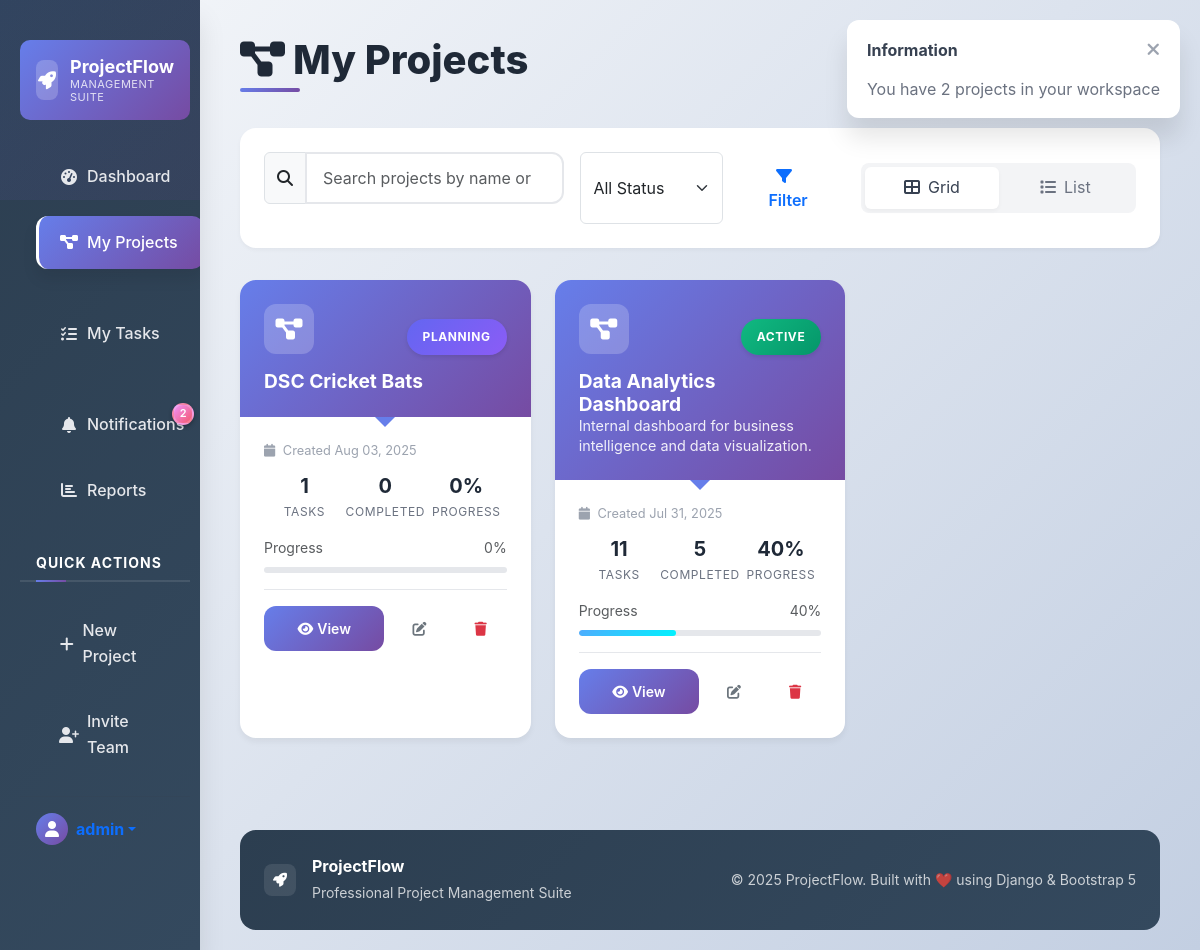
The app's page /dashboard/projects/ (signed in) with its own data.
### accounts/models.py (models this page shows, shortened)
class User(AbstractUser):
    email = models.EmailField(unique=True)
    avatar = models.ImageField(upload_to='avatars/', null=True, blank=True)
    bio = models.TextField(max_length=500, blank=True)
    phone = models.CharField(max_length=20, blank=True)
    job_title = models.CharField(max_length=100, blank=True)
    company = models.CharField(max_length=100, blank=True)
    timezone = models.CharField(max_length=50, default='UTC')
    is_email_verified = models.BooleanField(default=False)
    created_at = models.DateTimeField(auto_now_add=True)
    updated_at = models.DateTimeField(auto_now=True)
    USERNAME_FIELD = 'username'
    REQUIRED_FIELDS = ['email']
    class Meta:
        db_table = 'auth_user'
    def get_full_name(self):
        return f"{self.first_name} {self.last_name}".strip() or self.username

### projects/models.py (models this page shows, shortened)
class Project(models.Model):
    PRIORITY_CHOICES = [
        ('low', 'Low'),
        ('medium', 'Medium'),
        ('high', 'High'),
        ('critical', 'Critical'),
    ]
    STATUS_CHOICES = [
        ('planning', 'Planning'),
        ('active', 'Active'),
        ('on_hold', 'On Hold'),
        ('completed', 'Completed'),
        ('cancelled', 'Cancelled'),
    ]
    id = models.UUIDField(primary_key=True, default=uuid.uuid4, editable=False)
    name = models.CharField(max_length=200, validators=[MinLengthValidator(3)])
    description = models.TextField(blank=True)
    owner = models.ForeignKey(
        settings.AUTH_USER_MODEL,
        on_delete=models.CASCADE,
        related_name='owned_projects'
    )
    members = models.ManyToManyField(
        settings.AUTH_USER_MODEL,
        through='ProjectMembership',
        related_name='projects'
    )
    status = models.CharField(max_length=20, choices=STATUS_CHOICES, default='planning')
    priority = models.CharField(max_length=20, choices=PRIORITY_CHOICES, default='medium')
    start_date = models.DateField(null=True, blank=True)
    end_date = models.DateField(null=True, blank=True)
    budget = models.DecimalField(max_digits=12, decimal_places=2, null=True, blank=True)
    progress = models.IntegerField(
        default=0,
        validators=[MinValueValidator(0), MaxValueValidator(100)],
        help_text="Manual progress percentage (0-100)"
    )
    color = models.CharField(max_length=7, default='#007bff', help_text="Hex color code")
    is_archived = models.BooleanField(default=False)
    created_at = models.DateTimeField(auto_now_add=True)
    updated_at = models.DateTimeField(auto_now=True)
    class Meta:
        ordering = ['-created_at']
        indexes = [
            models.Index(fields=['status', 'priority']),
            models.Index(fields=['owner', 'created_at']),
        ]
    @property
    def completion_percentage(self):
        total_tasks = self.tasks.count()
        if total_tasks == 0:
            return 0
        completed_tasks = self.tasks.filter(status='completed').count()
        return int((completed_tasks / total_tasks) * 100)
    @property
    def total_members(self):
        return self.members.count()

### projects/views.py (the view)
# urls.py: path('projects/', views.project_list, name='project_list'),
@login_required
def project_list(request):
    projects = Project.objects.filter(
        Q(owner=request.user) | Q(members=request.user)
    ).distinct()
    search = request.GET.get('search')
    if search:
        projects = projects.filter(Q(name__icontains=search) | Q(description__icontains=search))
    status = request.GET.get('status')
    if status:
        projects = projects.filter(status=status)
    projects = projects.order_by('-updated_at')
    if Task:
        for project in projects:
            tasks = Task.objects.filter(project=project)
            stats = get_task_stats(tasks)
            project.total_tasks = stats['total']
            project.completed_tasks = stats['completed']
            project.progress_percentage = int((stats['completed'] / stats['total']) * 100) if stats['total'] > 0 else 0
    else:
        for project in projects:
            project.total_tasks = 0
            project.completed_tasks = 0
            project.progress_percentage = 0
    paginator = Paginator(projects, 12)
    page_number = request.GET.get('page')
    page_obj = paginator.get_page(page_number)
    return render(request, 'projects/project_list.html', {
        'projects': page_obj,
        'page_obj': page_obj,
        'is_paginated': page_obj.has_other_pages(),
    })

### templates/projects/project_list.html (shortened to what this page needs)
{% extends 'base.html' %}
{% block main_content %}
<div class="d-flex justify-content-between flex-wrap flex-md-nowrap align-items-center pt-3 pb-2 mb-3">
    <h1 class="page-title">
        <i class="fas fa-project-diagram me-2"></i>My Projects
    </h1>
    <div class="btn-toolbar mb-2 mb-md-0">
        <div class="btn-group me-2">
            <a href="{% url 'projects:create_project' %}" class="btn btn-primary">
            </a>
        </div>
    </div>
</div>
<div class="search-controls fade-in">
    <div class="row align-items-center">
        <div class="col-lg-8">
            <form method="GET" class="d-flex gap-3">
                <div class="flex-grow-1">
                    <div class="input-group">
                        <span class="input-group-text">
                            <i class="fas fa-search"></i>
                        </span>
                        <input class="form-control" type="search" name="search"
                               placeholder="Search projects by name or description..."
                               value="{{ request.GET.search }}" aria-label="Search">
                    </div>
                </div>
                <select class="form-select" name="status" style="width: 150px;">
                    <option value="">All Status</option>
                </select>
                <button class="btn btn-outline-primary" type="submit">
                    <i class="fas fa-filter me-2"></i>Filter
                </button>
            </form>
        </div>
        <div class="col-lg-4 text-lg-end">
            <div class="view-toggle">
                <button type="button" class="active" id="grid-view" onclick="switchView('grid')">
                    <i class="fas fa-th-large me-2"></i>Grid
                </button>
                <button type="button" id="list-view" onclick="switchView('list')">
                    <i class="fas fa-list me-2"></i>List
                </button>
            </div>
        </div>
    </div>
</div>
<div id="projects-grid" class="row">
    {% for project in projects %}
    <div class="col-lg-4 col-md-6 mb-4">
        <div class="project-card fade-in" style="animation-delay: {{ forloop.counter0|floatformat:1 }}s;">
            <div class="project-header">
                <div class="d-flex align-items-center justify-content-between">
                    <div class="project-icon">
                        <i class="fas fa-project-diagram"></i>
                    </div>
                    <span class="project-status status-{{ project.status }}">
                        {{ project.get_status_display }}
                    </span>
                </div>
                <h3 class="project-title">{{ project.name }}</h3>
                <p class="project-description">{{ project.description|truncatechars:80 }}</p>
            </div>
            <div class="project-body">
                <div class="project-date">
                    <i class="fas fa-calendar me-1"></i>
                    Created {{ project.created_at|date:"M d, Y" }}
                </div>
                <div class="project-stats">
                    <div class="stat-item">
                        <div class="stat-number">{{ project.total_tasks }}</div>
                        <div class="stat-label">Tasks</div>
                    </div>
                    <div class="stat-item">
                        <div class="stat-number">{{ project.completed_tasks }}</div>
                        <div class="stat-label">Completed</div>
                    </div>
                    <div class="stat-item">
                        <div class="stat-number">{{ project.progress }}%</div>
                        <div class="stat-label">Progress</div>
                    </div>
                </div>
                <div class="project-progress">
                    <div class="d-flex justify-content-between align-items-center mb-2">
                        <small class="text-muted">Progress</small>
                        <small class="text-muted">
                            {{ project.progress }}%
                        </small>
                    </div>
                    <div class="project-progress-bar">
                        <div class="project-progress-fill"
                             style="width: {{ project.progress }}%">
                        </div>
                    </div>
                </div>
                <div class="project-meta">
                    <div class="project-actions">
                        <a href="{% url 'projects:project_detail' project.id %}"
                           class="btn btn-sm btn-primary flex-fill">
                            <i class="fas fa-eye me-1"></i>View
                        </a>
                        <a href="{% url 'projects:edit_project' project.id %}"
                           class="btn btn-sm btn-outline-secondary">
                            <i class="fas fa-edit"></i>
                        </a>
                        <button class="btn btn-sm btn-outline-danger"
                                onclick="confirmDelete('{{ project.id }}', '{{ project.name|escapejs }}')">
                            <i class="fas fa-trash"></i>
                        </button>
                    </div>
                </div>
            </div>
        </div>
    </div>
    {% endfor %}
</div>
{% endblock %}

### templates/base.html (shortened to what this page needs)
<!DOCTYPE html>
<html lang="en">
<head>
    <link href="https://cdn.jsdelivr.net/npm/bootstrap@5.3.0/dist/css/bootstrap.min.css" rel="stylesheet">
    <link href="https://cdnjs.cloudflare.com/ajax/libs/font-awesome/6.4.0/css/all.min.css" rel="stylesheet">
</head>
<body>
    <div id="notification-container" class="notification-container"></div>
    {% if user.is_authenticated %}
    <div class="container-fluid">
        <div class="row">
            <nav class="col-md-3 col-lg-2 d-md-block bg-light sidebar collapse">
                <div class="position-sticky" style="padding-top: 20px;">
                    <a href="{% url 'projects:dashboard' %}" class="app-logo" style="margin: 0 0 1.5rem 0;">
                        <div class="logo-icon">
                            <i class="fas fa-rocket"></i>
                        </div>
                        <div class="logo-text">
                            <div class="logo-title">ProjectFlow</div>
                            <div class="logo-subtitle">MANAGEMENT SUITE</div>
                        </div>
                    </a>
                    <ul class="nav flex-column">
                        <li class="nav-item">
                            <a class="nav-link {% if request.resolver_match.url_name == 'dashboard' %}active{% endif %}" href="{% url 'projects:dashboard' %}">
                                <i class="fas fa-tachometer-alt me-2"></i>
                                Dashboard
                            </a>
                        </li>
                        <li class="nav-item">
                            <a class="nav-link {% if request.resolver_match.url_name == 'project_list' %}active{% endif %}" href="{% url 'projects:project_list' %}">
                                <i class="fas fa-project-diagram me-2"></i>
                                My Projects
                            </a>
                        </li>
                        <li class="nav-item">
                            <a class="nav-link {% if request.resolver_match.url_name == 'task_list' %}active{% endif %}" href="{% url 'tasks:task_list' %}">
                                <i class="fas fa-tasks me-2"></i>
                                My Tasks
                            </a>
                        </li>
                        <li class="nav-item">
                            <a class="nav-link position-relative {% if request.resolver_match.url_name == 'notification_list' %}active{% endif %}" href="#" onclick="toggleNotificationPanel()">
                                <i class="fas fa-bell me-2"></i>
                                Notifications
                                {% if unread_notifications_count > 0 %}
                                    <span class="notification-badge">{{ unread_notifications_count }}</span>
                                {% endif %}
                            </a>
                        </li>
                        <li class="nav-item">
                            <a class="nav-link {% if 'reports' in request.path %}active{% endif %}" href="{% url 'reports:dashboard' %}">
                                <i class="fas fa-chart-bar me-2"></i>
                                Reports
                            </a>
                        </li>
                    </ul>
                    <h6 class="sidebar-heading d-flex justify-content-between align-items-center px-3 mt-4 mb-1">
                        <span>Quick Actions</span>
                    </h6>
                    <ul class="nav flex-column mb-2">
                        <li class="nav-item">
                            <a class="nav-link" href="{% url 'projects:create_project' %}">
                                <i class="fas fa-plus me-2"></i>
                                New Project
                            </a>
                        </li>
                        <li class="nav-item">
                            <a class="nav-link" href="#" onclick="showInviteInfo()">
                                <i class="fas fa-user-plus me-2"></i>
                                Invite Team
                            </a>
                        </li>
                    </ul>
                    <hr>
                    <div class="dropdown">
                        <a href="#" class="d-flex align-items-center text-decoration-none dropdown-toggle px-3" id="dropdownUser1" data-bs-toggle="dropdown" aria-expanded="false">
                            <div class="rounded-circle d-flex align-items-center justify-content-center me-2"
                                 style="width: 32px; height: 32px; background: linear-gradient(135deg, #667eea 0%, #764ba2 100%); color: white;">
                                <i class="fas fa-user"></i>
                            </div>
                            <strong>{{ user.get_full_name|default:user.username }}</strong>
                        </a>
                    </div>
                </div>
            </nav>
            <main class="col-md-9 ms-sm-auto col-lg-10">
                <div style="padding: 20px;">
                    {% block main_content %}{% endblock %}
                </div>
                <footer class="footer mt-5 py-4" style="background: var(--dark-gradient); color: white; border-radius: var(--border-radius-lg); margin: 0 20px 20px;">
                    <div class="container-fluid px-4">
                        <div class="row align-items-center">
                            <div class="col-md-6">
                                <div class="d-flex align-items-center">
                                    <div class="logo-icon me-3" style="background: rgba(255, 255, 255, 0.1); border-radius: 8px; width: 32px; height: 32px; display: flex; align-items: center; justify-content: center; font-size: 14px;">
                                        <i class="fas fa-rocket"></i>
                                    </div>
                                    <div>
                                        <div class="fw-bold">ProjectFlow</div>
                                        <small class="opacity-75">Professional Project Management Suite</small>
                                    </div>
                                </div>
                            </div>
                            <div class="col-md-6 text-md-end">
                                <small class="opacity-75">
                                    © 2025 ProjectFlow. Built with ❤️ using Django & Bootstrap 5
                                </small>
                            </div>
                        </div>
                    </div>
                </footer>
            </main>
        </div>
    </div>
    {% else %}
    <div class="container-fluid">
        {% block content %}{% endblock %}
    </div>
    {% endif %}
</body>
</html>

### records on screen
Project: status "PLANNING", name "DSC Cricket Bats", created_at "Aug 03, 2025", total_tasks "1", completed_tasks "0", progress "0"
Project: status "ACTIVE", name "Data Analytics Dashboard", description "Internal dashboard for business intelligence and data visualization.", created_at "Jul 31, 2025", total_tasks "11", completed_tasks "5", progress "40"

### other values on screen
{{ unread_notifications_count }} "2"
{{ user.get_full_name|default:user.username }} "admin"
